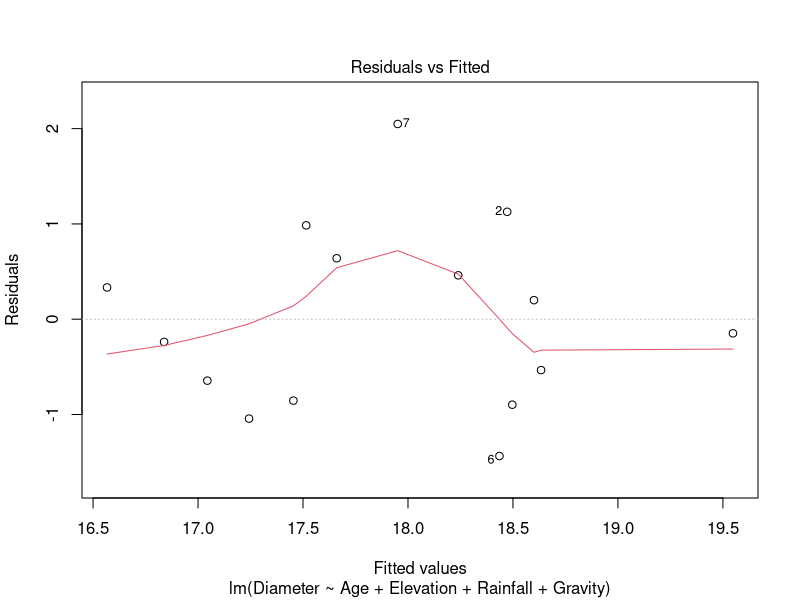
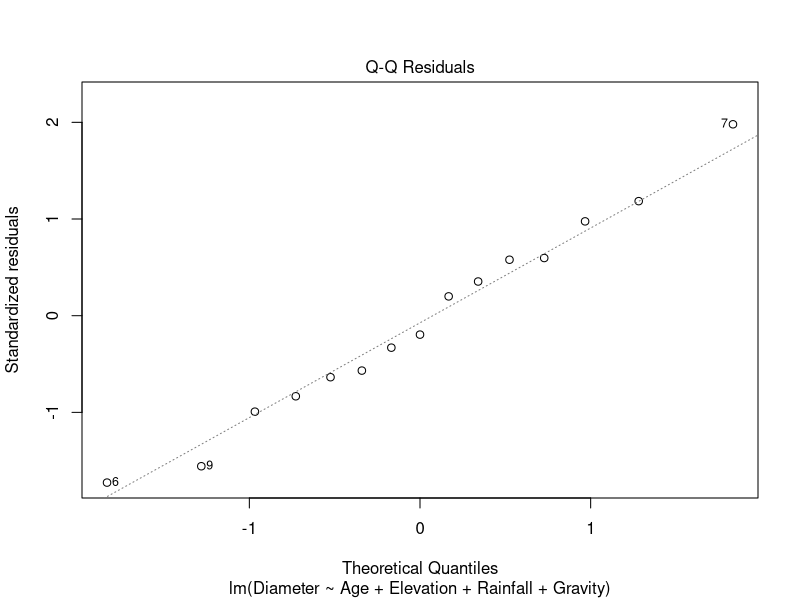
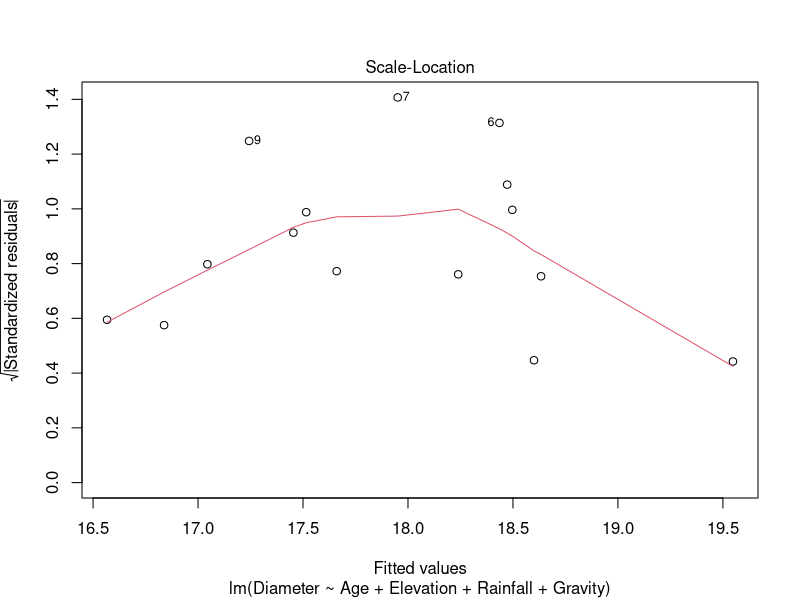
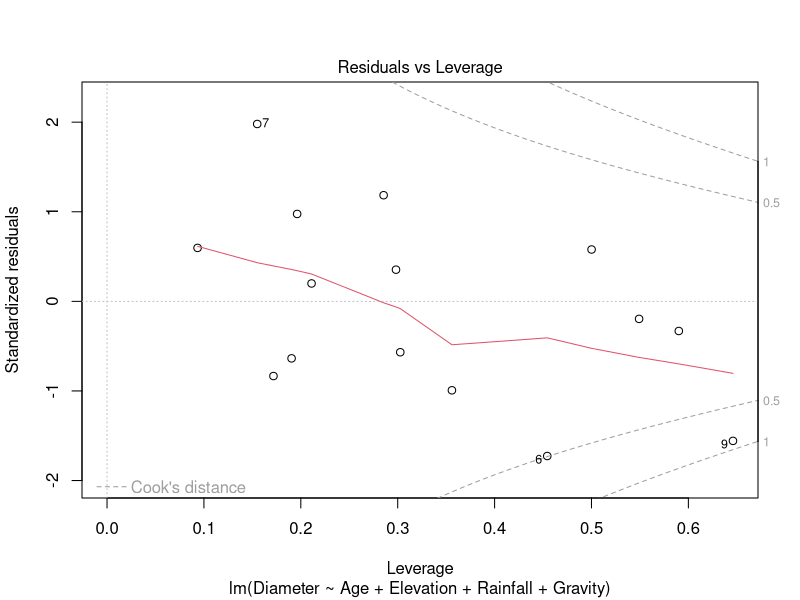
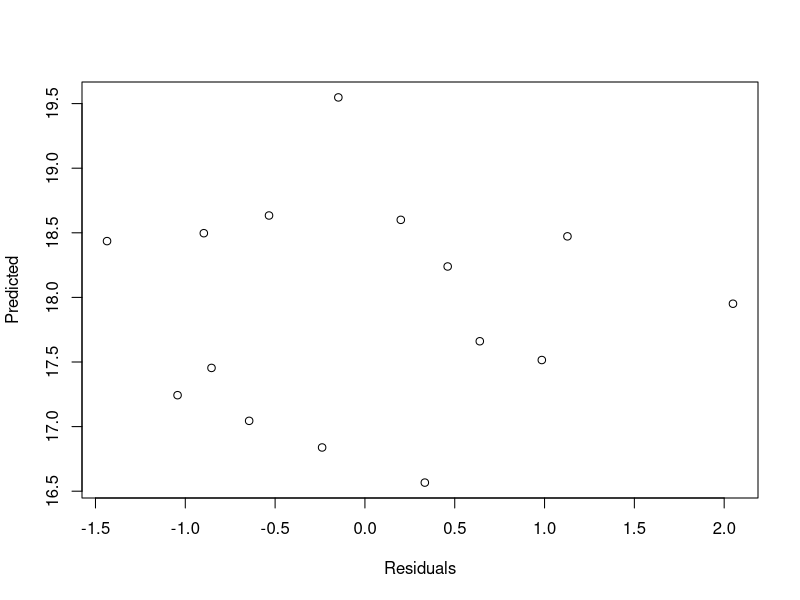
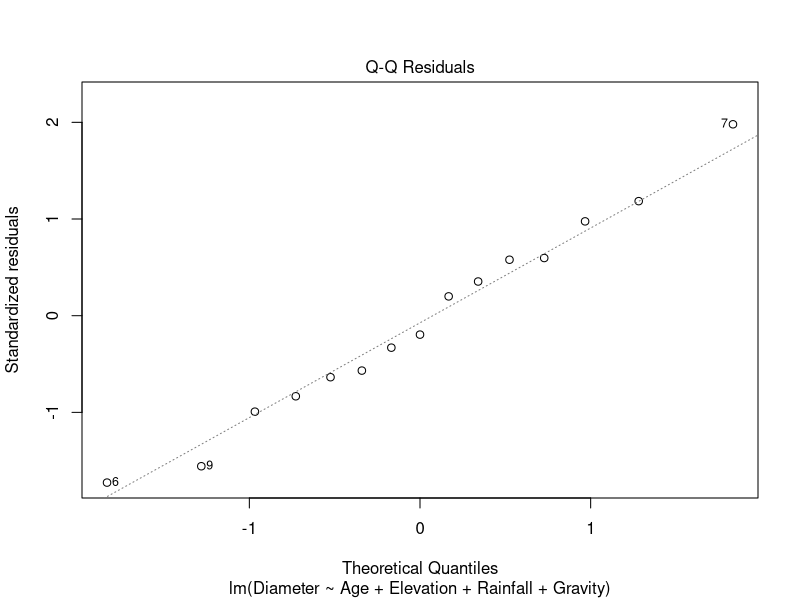

Write the R code that produced these figures, in order.
# WEEK-6
# REGRESSION
##  Simple Linear Regression:
### y = a + bx
### where y = Depended Variable; a = intercept; b = slope

##  Multiple Linear Regression:
### y = alpha + beta1.x1 + beta2.x2 + beta3.x3 + ....
### where alpha = Intercept; beta = slope; x1, x2, x3, .... = variables

## Residual Value:
### Residual value [ERROR] = Actual Value - Predicted Value

## Normality:
### Residual should follow N-Distribution

## Multi-collinearity:
### Two or more independent variable are highly correlated with each other
### Indicator = Variance Inflation Factor [VIF]
###   if VIF close to 1 => NO or little collinearity
###   if VIF below 1 and 5 => Acceptable Collinearity
###   if VIF greater than 5 => Possible Multi-Collinearity
###   if VIF > 10 => Serious Multi-collinearity

## Example-1:
Diameter = c(18.1, 19.6, 16.6, 16.4, 16.9, 17.0, 20.0, 16.6, 16.2, 18.5, 18.7, 19.4, 17.6, 18.3, 18.8)
Age = c(35, 36, 34, 35, 36, 32, 35, 38, 39, 34, 32, 31, 35, 36, 32)
Elevation = c(1.5, 1.2, 2.1, 2.3, 2.5, 1.6, 1.5, 1.4, 2.3, 2.5, 2.6, 1.2, 1.3, 1.8, 1.9)
Rainfall = c(110, 115, 80, 89, 78, 54, 86, 110, 118, 119, 200, 240, 210, 110, 118)
Gravity = c(0.63, 0.59, 0.56, 0.55, 0.54, 0.59, 0.56, 0.46, 0.63, 0.60, 0.63, 0.58, 0.55, 0.57, 0.62)



## (a)
MLR=lm(Diameter~Age+Elevation+Rainfall+Gravity)
summary(MLR)

## (b)
plot(MLR)

## (c)
install.packages("caTools") # For Linear regression
install.packages('car')   # To check multi-collinearity  
install.packages("quantmod") 
install.packages("MASS") 
install.packages("corrplot")   # plot correlation plot 
library(caTools) 
library(car) 
library(quantmod) 
library(MASS) 
library(corrplot)
vif(MLR)
### Inference: No factor is having > 10. Hence there is no Multicollinerarity.

## (d)
Residuals=resid(MLR)
Predicted=predict(MLR)
Residuals
Predicted
plot(Residuals,Predicted)

## (e)
plot(MLR,2)
shapiro.test(Residuals) 
